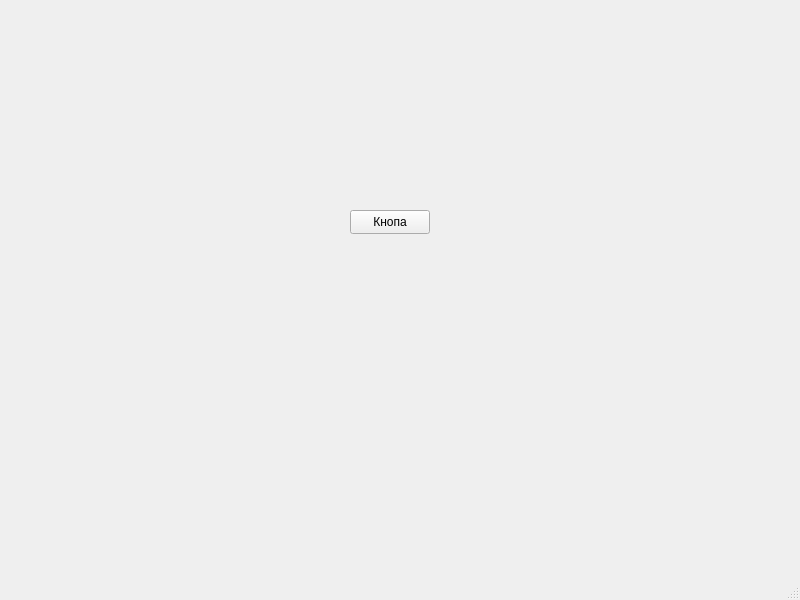
<?xml version="1.0" encoding="UTF-8"?>
<ui version="4.0">
 <class>MainWindow</class>
 <widget class="QMainWindow" name="MainWindow">
  <property name="geometry">
   <rect>
    <x>0</x>
    <y>0</y>
    <width>800</width>
    <height>600</height>
   </rect>
  </property>
  <property name="windowTitle">
   <string>MainWindow</string>
  </property>
  <widget class="QWidget" name="centralwidget">
   <widget class="QPushButton" name="pushButton">
    <property name="geometry">
     <rect>
      <x>350</x>
      <y>210</y>
      <width>80</width>
      <height>24</height>
     </rect>
    </property>
    <property name="text">
     <string>Кнопа</string>
    </property>
   </widget>
  </widget>
  <widget class="QMenuBar" name="menubar">
   <property name="geometry">
    <rect>
     <x>0</x>
     <y>0</y>
     <width>800</width>
     <height>21</height>
    </rect>
   </property>
  </widget>
  <widget class="QStatusBar" name="statusbar"/>
 </widget>
 <resources/>
 <connections/>
</ui>
